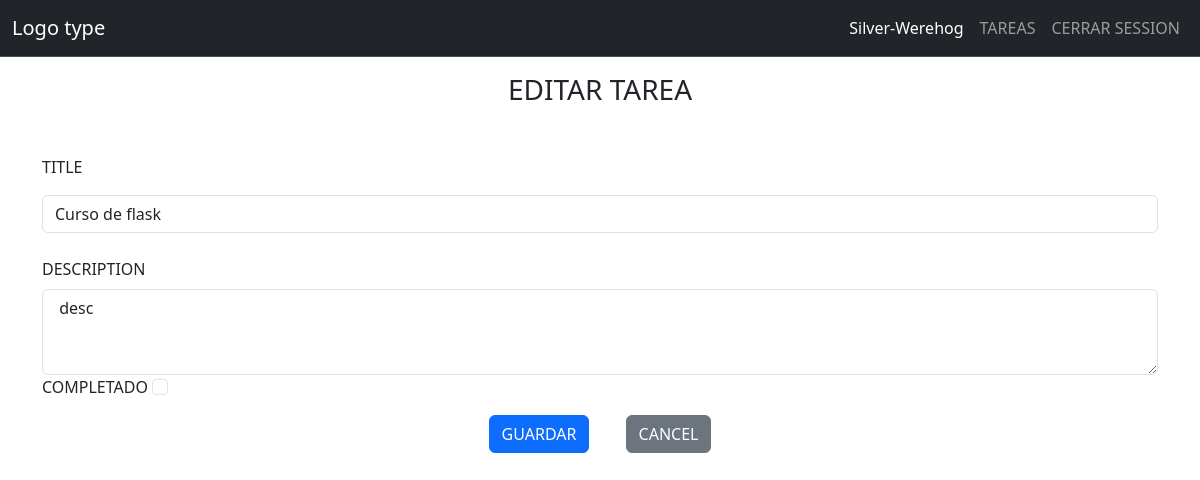
Screenshot of /todo/update/1 (signed in) with the database file from the repository.
### content/models.py (models this page shows, shortened)
class User(db.Model):
    id = db.Column(db.Integer, primary_key = True)
    username = db.Column(db.String(20), unique = True, nullable = False)
    password = db.Column(db.Text, nullable = False)

class Task(db.Model):
    id = db.Column(db.Integer, primary_key = True)
    created_by = db.Column(db.Integer, db.ForeignKey('user.id'), nullable = False)
    title = db.Column(db.String(100), nullable = False)
    description = db.Column(db.Text)
    state = db.Column(db.Boolean, default = False)

### content/todo.py (the view)
@frontPage.route('/update/<int:id>', methods=['GET', 'POST'])
@login_required
def update(id):
    tarea = get_tarea(id)
    if request.method == 'POST':
        tarea.title = request.form['title']
        tarea.desc = request.form['desc']
        tarea.state = True if request.form.get('state') == 'on' else False
        db.session.commit()
        return redirect(url_for('frontPage.lista'))
    return render_template('todo/update.html', tarea = tarea)

### content/auth.py (called while the page is built)
@authentication.before_app_request
def load_logged_in_user():
    user_name_id = session.get('user_id')
    if user_name_id is None:
        g.user_name = None
    else:
        g.user_name = User.query.get_or_404(user_name_id)

def login_required(view):
    @functools.wraps(view)
    def wrapped_view(**kwargs):
        if g.user_name is None:
            return redirect(url_for('authentication.logeo'))
        return view(**kwargs)
    return wrapped_view

### content/todo.py (called while the page is built)
def get_tarea(id):
    tarea = Task.query.get_or_404(id)
    return tarea

### content/templates/todo/update.html
{% extends 'base.html' %}
{% block content %}
  <section class="container-sm">
    <h3 class="text-center mt-3 mb-3">
      {% block title %} EDITAR TAREA {% endblock title %}
    </h3>
    <form class="" action="" method="post">
      <div class="form-group mt-5">
        <label for="title"> TITLE </label>
        <input class="form-control mt-3" type="text" id="title" name="title" required value="{{ tarea.title }}">
      </div>
      <div class="form-group mt-4">
        <label for="desc"> DESCRIPTION </label>
        <textarea class="form-control mt-2" type="text" id="desc" name="desc" rows="3"> {{tarea.description}} </textarea>
      </div>
      <div class="form-group">
        <label for="state"> COMPLETADO </label>
        <input class="form-check-input" type="checkbox" name="state" id="state" {% if tarea.state == true %} checked {% endif %}>
      </div>
      <div class="text-center mt-3">
        <input class="btn btn-primary btn-md mx-3" type="submit" value="GUARDAR">
        <a class="btn btn-secondary btn-md mx-3" href="{{url_for('frontPage.lista')}}"> CANCEL</a>
      </div>
    </form>
  </section>
{% endblock %}

### content/templates/base.html (shortened to what this page needs)
<!DOCTYPE html>
<html lang="en" dir="ltr">
  <head>
    <link href="https://cdn.jsdelivr.net/npm/bootstrap@5.3.2/dist/css/bootstrap.min.css" rel="stylesheet">
  </head>
  <body>
    <nav class="navbar navbar-expand-sm bg-dark border-bottom border-body" data-bs-theme="dark">
      <div class="container-fluid">
        <a class="navbar-brand" href="{{ url_for('index') }}">Logo type</a>
        <div class="collapse navbar-collapse justify-content-end" id="navbarNav">
          <ul class="navbar-nav">
            {% if g.user_name %}
              <li class="nav-item">
                <span class="nav-link active">{{ g.user_name.username }}</span>
              </li>
              <li class="nav-item">
                <a class="nav-link" href="{{url_for('frontPage.lista')}}"> TAREAS</a>
              </li>
              <li class="nav-item">
                <a class="nav-link" href="{{url_for('authentication.logout')}}">CERRAR SESSION</a>
              </li>
            {% endif %}
          </ul>
        </div>
      </div>
    </nav>
    {% block content %}{% endblock %}
  </body>
</html>

### rows the page displays
User: user_name.username "Silver-Werehog"
Task: title "Curso de flask", desc "desc"
